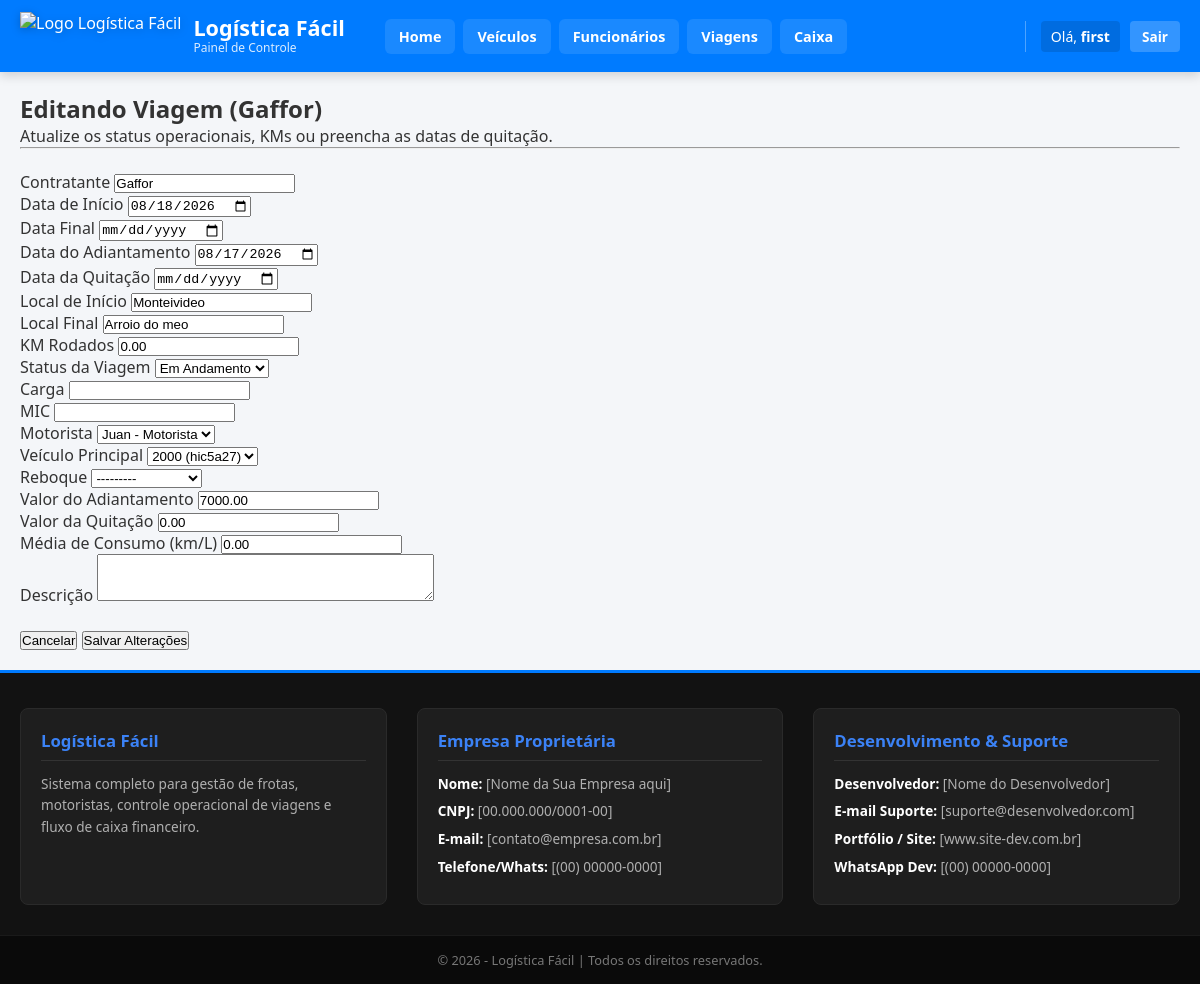
Screenshot of /viagens/editar/9/ (signed in) with the database file from the repository.
### app/models.py (models this page shows, shortened)
class Viagem(models.Model):
    STATUS_VIAGEM_CHOICES = [
        ('planejada', 'Planejada'),
        ('em_andamento', 'Em Andamento'),
        ('concluida', 'Concluída'),
        ('quitada', 'Quitada'),
        ('cancelada', 'Cancelada'),
    ]
    usuario = models.ForeignKey(User, on_delete=models.CASCADE, verbose_name="Usuário", db_index=True)
    contratante = models.CharField(max_length=150, verbose_name="Contratante")
    data_inicio = models.DateField(verbose_name="Data de Início", db_index=True)
    data_final = models.DateField(blank=True, null=True, verbose_name="Data Final")
    data_adiantamento = models.DateField(blank=True, null=True, verbose_name="Data do Adiantamento")
    data_quitacao = models.DateField(blank=True, null=True, verbose_name="Data da Quitação")
    local_inicio = models.CharField(max_length=255, verbose_name="Local de Início")
    local_final = models.CharField(max_length=255, verbose_name="Local Final")
    km_rodados = models.DecimalField(max_digits=8, decimal_places=2, default=0.0, verbose_name="KM Rodados")
    status_da_viagem = models.CharField(max_length=20, choices=STATUS_VIAGEM_CHOICES, default='planejada', verbose_name="Status da Viagem", db_index=True)
    carga = models.CharField(max_length=150, blank=True, null=True, verbose_name="Carga")
    nota_fiscal = models.CharField(max_length=50, blank=True, null=True, verbose_name="Nota Fiscal")
    mic = models.CharField(max_length=50, blank=True, null=True, verbose_name="MIC")
    motorista = models.ForeignKey(Funcionario, on_delete=models.PROTECT, related_name="viagens_motorista", verbose_name="Motorista")
    veiculo_1 = models.ForeignKey(Veiculo, on_delete=models.PROTECT, related_name="viagens_veiculo", verbose_name="Veículo Principal")
    reboque = models.ForeignKey(Veiculo, on_delete=models.SET_NULL, blank=True, null=True, related_name="viagens_reboque", verbose_name="Reboque")
    valor_adiantamento = models.DecimalField(max_digits=10, decimal_places=2, verbose_name="Valor do Adiantamento")
    valor_quitacao = models.DecimalField(max_digits=10, decimal_places=2, verbose_name="Valor da Quitação")
    media = models.DecimalField(max_digits=6, decimal_places=2, default=0.0, verbose_name="Média de Consumo (km/L)")
    descricao = models.TextField(blank=True, null=True, verbose_name="Descrição")
    class Meta:
        db_table = 'viagens'
        verbose_name = "Viagem"
        verbose_name_plural = "Viagens"

### app/views.py (the view)
# urls.py: path('viagens/editar/<int:pk>/', views.edit_viagem, name='edit_viagem'),
@login_required
def edit_viagem(request, pk):
    viagem = get_object_or_404(Viagem, id=pk, usuario=request.user)
    if request.method == 'POST':
        form = ViagemForm(request.POST, instance=viagem, user=request.user)
        if form.is_valid():
            viagem_salva = form.save()
            sincronizar_recebimentos_viagem(viagem_salva)
            messages.success(request, f"Viagem #{viagem_salva.id} atualizada com sucesso!")
            return redirect('lista_viagem')
    else:
        form = ViagemForm(instance=viagem, user=request.user)
    return render(request, 'enterprise/viagem/edit_viagem.html', {
        'form': form,
        'viagem': viagem
    })

### app/models.py (called while the page is built)
    def __str__(self):
        return f"{self.nome_fantasia} ({self.placa})"

    def __str__(self):
        return f"{self.nome} - {self.funcao}"

### app/templates/enterprise/viagem/edit_viagem.html (shortened to what this page needs)
{% extends 'base.html' %}
{% block content %}
<div class="container-formulario">
    <h2 class="titulo-pagina">Editando Viagem  ({{ viagem.contratante }})</h2>
    <p class="subtitulo-pagina">Atualize os status operacionais, KMs ou preencha as datas de quitação.</p>
    <hr><br>
    <form method="POST" class="formulario-padrao">
        <div class="grid-formulario">
            {% for field in form %}
                <div class="grupo-campo">
                    <label class="rotulo-campo">{{ field.label }}</label>
                    {{ field }}
                </div>
            {% endfor %}
        </div>
        <br>
        <div class="container-botoes-form">
            <a href="{% url 'lista_viagem' %}" style="text-decoration: none;">
                <button type="button" class="btn-cancelar">Cancelar</button>
            </a>
            <button type="submit" class="btn-salvar-edit">Salvar Alterações</button>
        </div>
    </form>
</div>
{% endblock %}

### app/templates/base.html (shortened to what this page needs)
{% load static %}
<!DOCTYPE html>
<html lang="pt-BR">
<head>
    <link rel="stylesheet" href="{% static 'css/style.css' %}">
</head>
<body class="corpo-base">
    <header class="cabecalho-base">
        <div class="container_cabecalho-base">
            <div class="marca_cabecalho-base">
                <a href="{% url 'home' %}" class="link_logo-base">
                    <img src="{% static 'img/logo.png' %}" alt="Logo Logística Fácil" class="img_logo-base">
                    <div class="texto_marca-base">
                        <h1 class="titulo_sistema-base">Logística Fácil</h1>
                        <span class="subtitulo_sistema-base">Painel de Controle</span>
                    </div>
                </a>
            </div>
            <nav class="navegacao-base" id="navegacaoPrincipal">
                <div class="links_navegacao-base">
                    <a href="{% url 'home' %}" class="item_link-base">Home</a>
                    <a href="{% url 'lista_veiculos' %}" class="item_link-base">Veículos</a>
                    <a href="{% url 'lista_funcionario' %}" class="item_link-base">Funcionários</a>
                    <a href="{% url 'lista_viagem' %}" class="item_link-base">Viagens</a>
                    <a href="{% url 'lista_caixa' %}" class="item_link-base">Caixa</a>
                </div>
                <div class="usuario_info-base">
                    {% if user.is_authenticated %}
                        <a href="{% url 'perfil_user' %}" class="link_perfil_usuario-base" title="Acessar Perfil">
                            Olá, <strong>{{ user.username }}</strong>
                        </a>
                        <a href="{% url 'logout' %}" class="btn_sair-base">Sair</a>
                    {% else %}
                        <span class="saudacao_usuario-base">Não autenticado</span>
                        <a href="{% url 'login' %}" class="btn_login-base">Login</a>
                    {% endif %}
                </div>
            </nav>
        </div>
    </header>
    <main class="conteudo_principal-base">
        {% block content %}
        {% endblock %}
    </main>
    <footer class="rodape-base">
        <div class="container_rodape-base">
            <div class="coluna_rodape-base">
                <h4 class="titulo_coluna-base">Logística Fácil</h4>
                <p class="texto_coluna-base">Sistema completo para gestão de frotas, motoristas, controle operacional de viagens e fluxo de caixa financeiro.</p>
            </div>
            <div class="coluna_rodape-base">
                <h4 class="titulo_coluna-base">Empresa Proprietária</h4>
                <p class="item_contato-base"><strong>Nome:</strong> [Nome da Sua Empresa aqui]</p>
                <p class="item_contato-base"><strong>CNPJ:</strong> [00.000.000/0001-00]</p>
                <p class="item_contato-base"><strong>E-mail:</strong> [contato@empresa.com.br]</p>
                <p class="item_contato-base"><strong>Telefone/Whats:</strong> [(00) 00000-0000]</p>
            </div>
            <div class="coluna_rodape-base">
                <h4 class="titulo_coluna-base">Desenvolvimento & Suporte</h4>
                <p class="item_contato-base"><strong>Desenvolvedor:</strong> [Nome do Desenvolvedor]</p>
                <p class="item_contato-base"><strong>E-mail Suporte:</strong> [suporte@desenvolvedor.com]</p>
                <p class="item_contato-base"><strong>Portfólio / Site:</strong> [www.site-dev.com.br]</p>
                <p class="item_contato-base"><strong>WhatsApp Dev:</strong> [(00) 00000-0000]</p>
            </div>
        </div>
        <div class="copia_direitos-base">
            <p>&copy; 2026 - Logística Fácil | Todos os direitos reservados.</p>
        </div>
    </footer>
</body>
</html>

### app/static/css/style.css (style rules this page uses)
* { box-sizing: border-box; margin: 0; padding: 0; }
:root { --cor-primaria-base: #007bff; --cor-primaria-hover-base: #0056b3; --cor-sucesso-base: #28a745; --cor-perigo-base: #dc3545; --cor-cinza-escuro-base: #1a1a1a; --cor-fundo-pagina-base: #f4f6f9; --cor-fundo-rodape-base: #121212; --cor-fundo-rodape-card-base: #1e1e1e; --cor-texto-rodape-base: #b0b0b0; --cor-borda-base: #dee2e6; --fonte-padrao-base: 'Segoe UI', Roboto, Helvetica, Arial, sans-serif; }
body.corpo-base { background-color: var(--cor-fundo-pagina-base); font-family: var(--fonte-padrao-base); color: #333333; display: flex; flex-direction: column; min-height: 100vh; }
.cabecalho-base { background-color: var(--cor-primaria-base); color: #ffffff; box-shadow: 0 4px 10px rgba(0, 0, 0, 0.15); position: sticky; top: 0; z-index: 1000; padding: 12px 0; }
.container_cabecalho-base { max-width: 1200px; margin: 0 auto; padding: 0 20px; display: flex; justify-content: space-between; align-items: center; gap: 20px; }
.marca_cabecalho-base { display: flex; align-items: center; flex-shrink: 0; }
.link_logo-base { display: flex; align-items: center; gap: 12px; text-decoration: none; color: #ffffff; }
.img_logo-base { height: 48px; width: auto; object-fit: contain; filter: drop-shadow(0px 2px 4px rgba(0,0,0,0.2)); }
.texto_marca-base { display: flex; flex-direction: column; }
.titulo_sistema-base { font-size: 1.35rem; font-weight: 700; line-height: 1.1; white-space: nowrap; }
.subtitulo_sistema-base { font-size: 0.75rem; opacity: 0.85; white-space: nowrap; }
.navegacao-base { display: flex; align-items: center; justify-content: space-between; width: 100%; margin-left: 20px; }
.links_navegacao-base { display: flex; align-items: center; gap: 8px; flex-wrap: wrap; }
.item_link-base { color: #ffffff; text-decoration: none; font-weight: 600; font-size: 0.9rem; padding: 8px 14px; border-radius: 6px; background-color: rgba(255, 255, 255, 0.1); transition: all 0.2s ease; white-space: nowrap; }
.usuario_info-base { display: flex; align-items: center; gap: 10px; border-left: 1px solid rgba(255, 255, 255, 0.3); padding-left: 15px; flex-shrink: 0; }
.link_perfil_usuario-base { color: #ffffff; text-decoration: none; font-size: 0.88rem; padding: 6px 10px; border-radius: 4px; background-color: rgba(0, 0, 0, 0.12); transition: background-color 0.2s; white-space: nowrap; }
.btn_sair-base, .btn_login-base { background-color: rgba(255, 255, 255, 0.2); color: #ffffff; text-decoration: none; padding: 6px 12px; border-radius: 4px; font-size: 0.85rem; font-weight: bold; transition: background-color 0.2s; white-space: nowrap; }
.conteudo_principal-base { flex: 1; max-width: 1200px; width: 100%; margin: 20px auto; padding: 0 20px; }
.rodape-base { background-color: var(--cor-fundo-rodape-base); color: #ffffff; margin-top: auto; padding-top: 35px; border-top: 3px solid var(--cor-primaria-base); }
.container_rodape-base { max-width: 1200px; margin: 0 auto; padding: 0 20px; display: grid; grid-template-columns: repeat(3, 1fr); gap: 30px; }
.coluna_rodape-base { background-color: var(--cor-fundo-rodape-card-base); padding: 20px; border-radius: 8px; border: 1px solid #2a2a2a; }
.titulo_coluna-base { color: #3b82f6; font-size: 1.05rem; margin-bottom: 12px; border-bottom: 1px solid #333333; padding-bottom: 8px; }
.texto_coluna-base, .item_contato-base { color: var(--cor-texto-rodape-base); font-size: 0.85rem; line-height: 1.6; margin-bottom: 6px; }
.item_contato-base strong { color: #ffffff; }
.copia_direitos-base { text-align: center; padding: 15px; margin-top: 30px; background-color: #0a0a0a; font-size: 0.8rem; color: #777777; border-top: 1px solid #1a1a1a; }

### rows the page displays
Viagem: contratante "Gaffor", form "Gaffor" "08/18/2026" "08/17/2026" "Monteivideo" "Arroio do meo" "0.00" "Em Andamento" "Juan - Motorista" "2000 (hic5a27)" "---------" "7000.00" "0.00" "0.00"

### other values shown
{{ user.username }} "first"
{{ field.label }} "Contratante" "Data de Início" "Data Final" "Data do Adiantamento" "Data da Quitação" "Local de Início" "Local Final" "KM Rodados" "Status da Viagem" "Carga" "MIC" "Motorista" "Veículo Principal" "Reboque" "Valor do Adiantamento" "Valor da Quitação" "Média de Consumo (km/L)" "Descrição"
